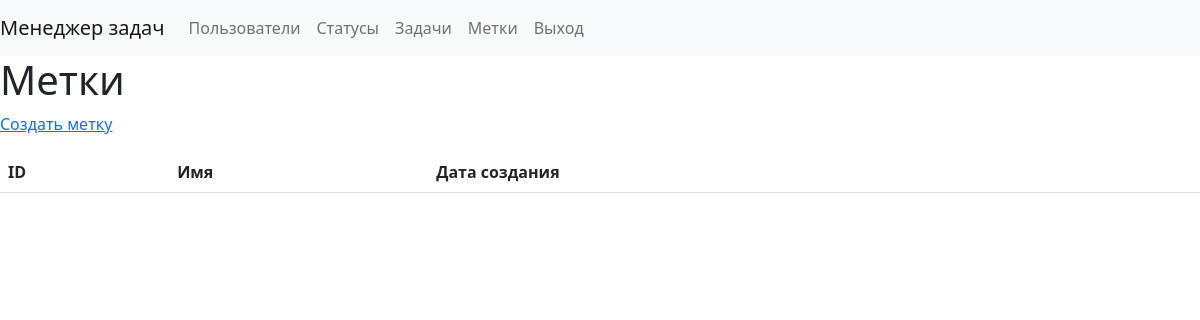
The app's page /labels/ (signed in), older data.
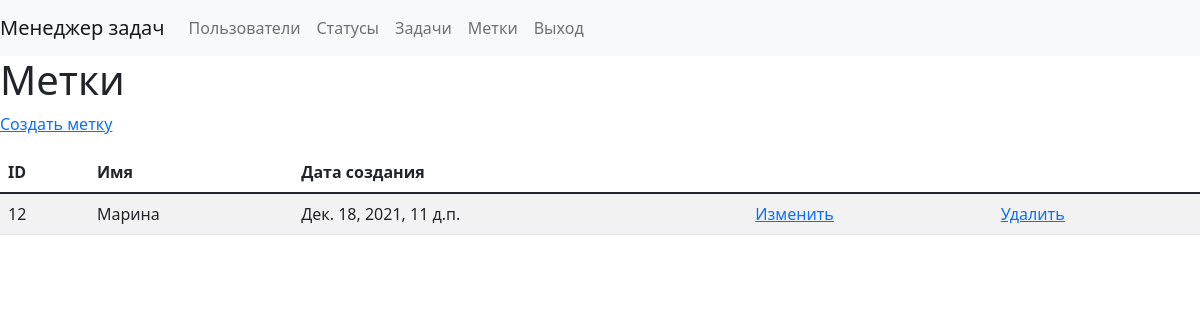
The same page, newer data.
### task_manager/labels/models.py (models this page shows, shortened)
class Label(models.Model):
    name = models.CharField(max_length=100)
    created_at = models.DateTimeField(auto_now_add=True)
    tasks = models.ManyToManyField('tasks.Task')
    objects = models.Manager()

### task_manager/labels/views.py (the view)
# urls.py: path('', views.LabelListView.as_view(), name='labels'),
class LabelListView(LoginRequiredMixin, ListView):
    model = Label
    paginate_by = 30
    template_name = 'label_list.html'

### task_manager/labels/templates/label_list.html
{% extends 'task_manager/base.html' %}
{% load i18n %}
{% load widget_tweaks %}
{% block content %}
<h1>{% trans "Метки" %}</h1>
<p><a href="{% url 'label/create' %}">{% trans "Создать метку" %} </a></p>
<table class="table table-striped">
  <thead>
    <tr>
      <th scope="col">{% trans "ID" %}</th>
      <th scope="col">{% trans "Имя" %}</th>
      <th scope="col">{% trans "Дата создания" %}</th>
      <th scope="col"></th>
    </tr>
  </thead>
    <tbody>
    {% for label in object_list %}
    <tr>
      <td>{{ label.id }}</td>
      <td>{{ label.name }}</td>
      <td>{{ label.created_at }}</td>
      <td><a href="{% url 'label/update' label.id %}">{% trans "Изменить" %}</a></td>
      <td><a href="{% url 'label/delete' label.id %}">{% trans "Удалить" %}</a></td>
    </tr>
{% endfor %}
    </tbody>
</table>
{% endblock %}

### task_manager/templates/task_manager/base.html (shortened to what this page needs)
<!doctype html>
<html lang="en">
  <head>
  <link rel="stylesheet" href="https://cdn.jsdelivr.net/npm/bootstrap@5.1.3/dist/css/bootstrap.min.css">    <meta charset="utf-8">
  </head>
  <body>
    <nav class="navbar navbar-expand-lg navbar-light bg-light">
    <a class="navbar-brand" href="#">Менеджер задач</a>
    <div class="collapse navbar-collapse" id="navbarNav">
      <ul class="navbar-nav">
        <li class="nav-item active">
          <a class="nav-link" href="/users">Пользователи</a>
        </li>
        {% if user.is_authenticated %}
        <li class="nav-item">
          <a class="nav-link" href="/statuses">Статусы</a>
        </li>
        <li class="nav-item">
          <a class="nav-link" href="/tasks">Задачи</a>
        </li>
        <li class="nav-item">
          <a class="nav-link" href="/labels">Метки</a>
        </li>
        <li class="nav-item">
          <a class="nav-link" href="/logout">Выход</a>
        </li>
        {% endif %}
      </ul>
    </div>
  </nav>
  {% block content %}
  {% endblock %}
  </body>
</html>

Row changes from the older to the newer data that the page shows:
added Label: id "12", name "Марина", created_at "Дек. 18, 2021, 11 д.п."
